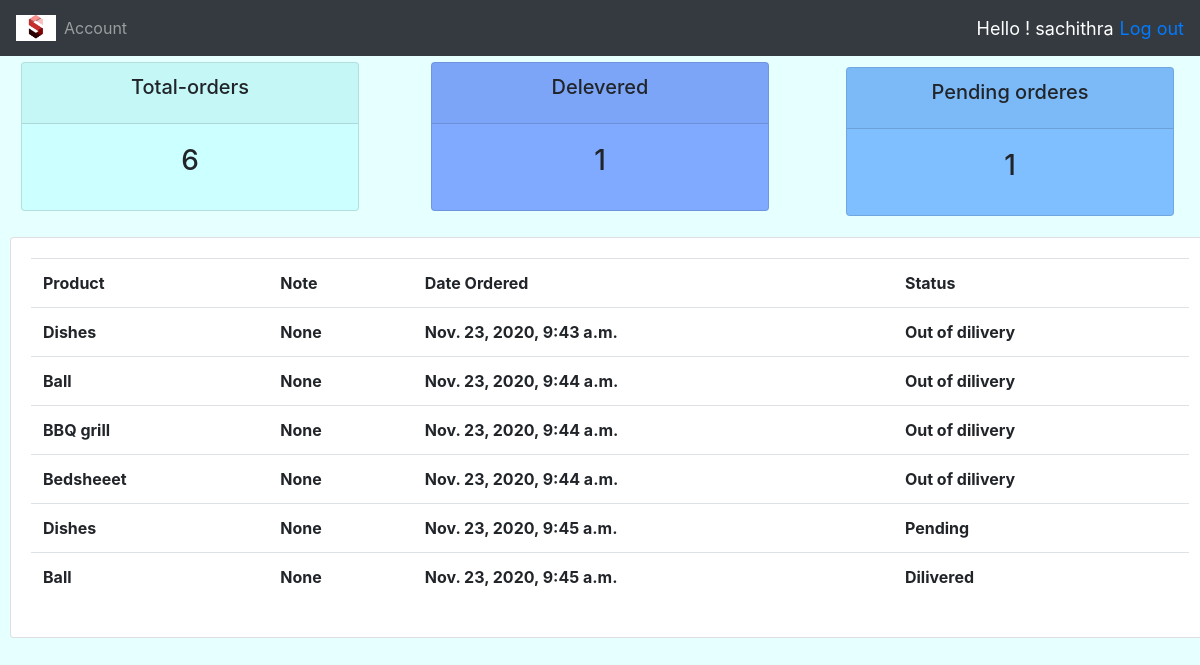
The page /user (signed in) on the database its author committed.
### project/models.py (models this page shows, shortened)
class Order(models.Model):
    customer = models.ForeignKey(Customer,null=True,on_delete=models.CASCADE)
    product = models.ForeignKey(Product,null=True,on_delete=models.SET_NULL)
    date_created = models.DateTimeField(auto_now_add=True)
    status = models.CharField(max_length=256,choices=STATUS_CHOICES)
    note = models.CharField(max_length=300,null=True)

class Product(models.Model):
    name= models.CharField(max_length=200 ,null=True)
    price = models.FloatField()
    category = models.CharField(max_length=200,choices=CATEGORY_CHOICES)
    description = models.CharField(max_length=500 ,blank=True)
    date_created = models.DateTimeField(auto_now_add=True)
    tags = models.ManyToManyField(Tag)
    def __str__(self):
        return self.name

### project/views.py (the view)
# urls.py: path('user',views.user ,name= 'user'),
@login_required(login_url="login")
def user(request):
    orders = request.user.customer.order_set.all()
    totol_orders = orders.count()
    dilivered = orders.filter(status="Dilivered").count()
    pending = orders.filter(status="Pending").count()
    contex={'orders' : orders,
            "totol_orders":totol_orders,
            "dilivered":dilivered,
            "pending":pending}
    return render(request,"project/user.html",contex)

### project/templates/project/user.html (shortened to what this page needs)
{% extends "project/base.html" %}
{% block body %}
{% include 'project/status.html' %}
<div class="row">
        <div class="col-12">
            <div class="card card-body">
                <table class="table table-md">
                    <tr>
                        <th>Product</th>
                        <th>Note</th>
                        <th>Date Ordered</th>
                        <th>Status</th>
                    </tr>
                    {% for order in orders %}
                      <tr>
                        <th>{{order.product}}</th>
                        <th>{{order.note}}</th>
                        <th>{{order.date_created}}</th>
                        <th>{{order.status}}</th>
                    </tr>
                    {% endfor %}
                </table>
            </div>
        </div>
    </div>
{% endblock %}

### project/templates/project/base.html (shortened to what this page needs)
<!doctype html>
<html lang="en">
<head>
    <link href="https://cdn.jsdelivr.net/npm/bootstrap@4.5.3/dist/css/bootstrap.min.css"
 rel="stylesheet">
    {% load static %}
    <link rel="stylesheet" type="text/css" href="{% static '/css/main.css' %}">
</head>
<body>
<header>
    {% load static %}
    <nav class="navbar navbar-expand-lg navbar-dark bg-dark">
        <img style="width:40px;" src="{% static 'images/logo.jpg' %}">
        <div class="collapse navbar-collapse" id="navbarNav">
            <ul class="navbar-nav">
                {% if request.user.is_staff %}
                <li class="nav-item active">
                    <a class="nav-link" href="{% url 'home' %}">Dashboard</a>
                </li>
                <li class="nav-item">
                    <a class="nav-link" href="{% url 'products' %}">Products</a>
                </li>
                {% else %}
                 <li class="nav-item">
                    <a class="nav-link" href="{% url 'account' %}">Account</a>
                </li>
                {% endif %}
            </ul>
        </div>
        <span style="color:white;font-size :18px;margin:6px">Hello ! {{ request.user }}</span>
        <span style="color:white ;font-size :18px"><a href="{% url 'logout' %}">Log out</a></span>
    </nav>
</header>
{% block body %}
{% endblock %}
</body>
</html>

### project/templates/project/status.html
<div class="row">
    <div class="col">
        <div class="col-md">
            <div class="card text-center text white nb-3" id="total-orders">
                <div class="card-header">
                <h5 class="card-title">Total-orders</h5>
            </div>
            <div class="card-body">
                <h3 class="card-title">{{ totol_orders }} </h3>
            </div>
            </div>
        </div>
    </div>
     <div class="col">
        <div class="col-md">
            <div class="card text-center text white nb-3" id="total-dilivered">
                <div class="card-header">
                <h5 class="card-title">Delevered</h5>
            </div>
            <div class="card-body">
                <h3 class="card-title">{{ dilivered }}</h3>
            </div>
            </div>
        </div>
    </div>
     <div class="col">
        <div class="col-md">
            <div class="card text-center text white nb-3" id="total-pending">
                <div class="card-header">
                <h5 class="card-title">Pending orderes</h5>
            </div>
            <div class="card-body">
                <h3 class="card-title">{{ pending }}</h3>
            </div>
            </div>
        </div>
    </div>
</div>

### static/css/main.css (style rules this page uses)
body { background-color : #e6ffff ; }
#total-orders { background-color:#ccffff }
#total-pending { margin: 5px; background-color:#80bfff }
#total-dilivered { background-color:#80aaff }
.col { width :100%; float : left; }

### project/templates/project/base.html (style rules this page uses)
.col { margin:6px; }
.col-12 { margin:10px; float:left; width:100%; }

### rows shown on the page
Order: product "Dishes", note "None", date_created "Nov. 23, 2020, 9:43 a.m.", status "Out of dilivery"
Order: product "Ball", note "None", date_created "Nov. 23, 2020, 9:44 a.m.", status "Out of dilivery"
Order: product "BBQ grill", note "None", date_created "Nov. 23, 2020, 9:44 a.m.", status "Out of dilivery"
Order: product "Bedsheeet", note "None", date_created "Nov. 23, 2020, 9:44 a.m.", status "Out of dilivery"
Order: product "Dishes", note "None", date_created "Nov. 23, 2020, 9:45 a.m.", status "Pending"
Order: product "Ball", note "None", date_created "Nov. 23, 2020, 9:45 a.m.", status "Dilivered"

### other values the page prints
{{ request.user }} "sachithra"
{{ totol_orders }} "6"
{{ dilivered }} "1"
{{ pending }} "1"
